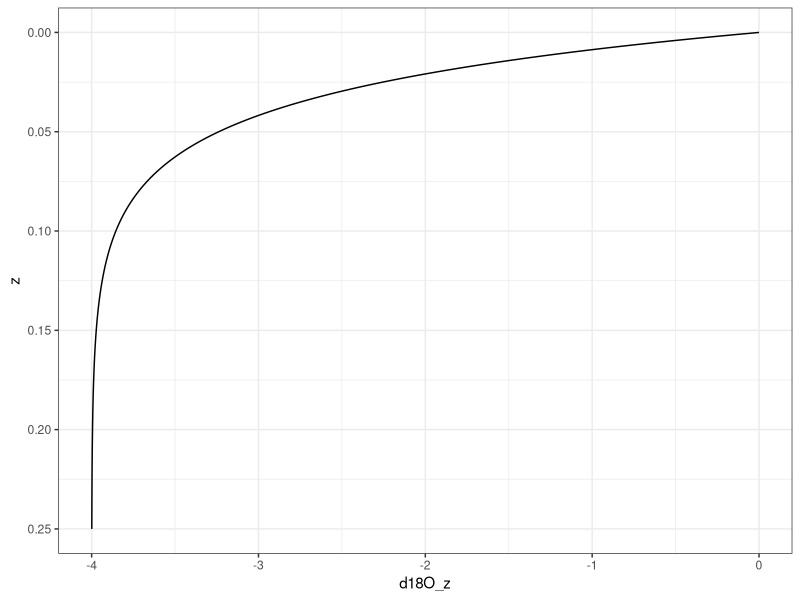
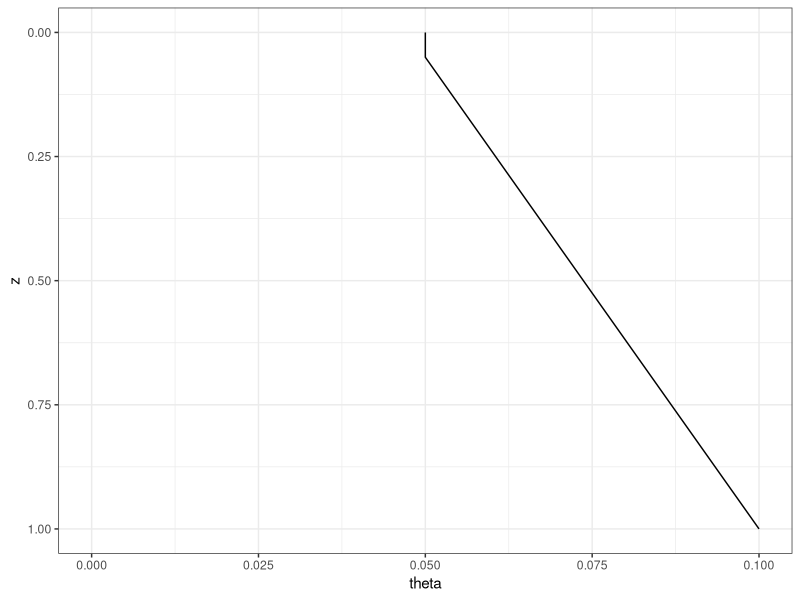
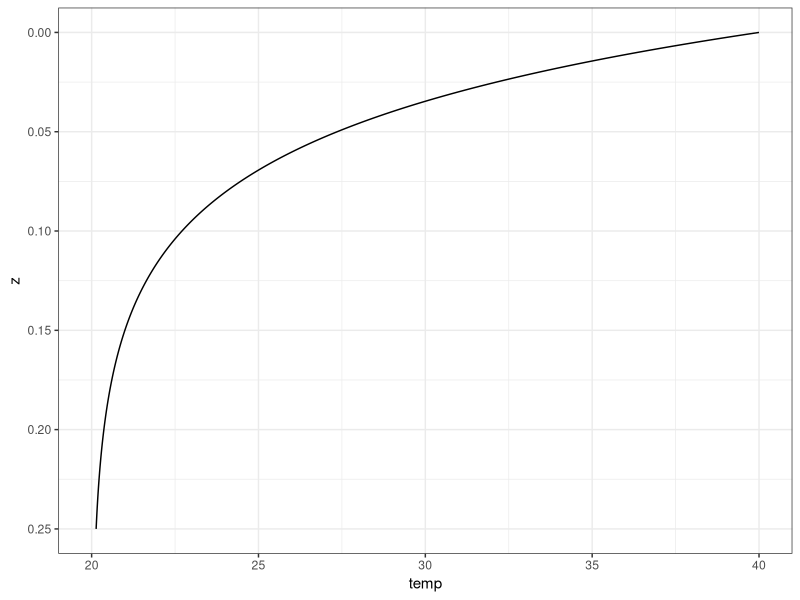

R code for these plots, in order: (Note: this script raises an error after producing the figures.)
## ---- chunk 1
library(tidyverse)
## ---- chunk 2
saturated_soil <- tibble(
  # set up 
  z = seq(0,.25, by = .001), #m
  
  #Oxygen isotope boundary conditions
  d18O_res = -4, #permil
  d18O_surface = 0, #permil
  
  #Soil boundary conditions
  E = 10E-9, #m/sec - this is just under 1 mm / day (0.864 mm/ day)
  p = 0.3, # porosity, unitless
  tau = 0.67, #toruosity, unitless
  theta = 0.3, #volumetric water content unitless
  D = 1.5E-9, #m^2 / sec from Barnes and Allison, 1988
  f = tau*theta,

  
  #calculated terms
  D_star = f*D,  #m^2 / sec
  z_l = D_star/E, #m
  d18O_z = d18O_res + (d18O_surface - d18O_res)*exp(-z/z_l) #permil
)

saturated_soil %>% ggplot()+aes(x = d18O_z, y = z) + geom_line()  + scale_y_reverse() + scale_x_continuous(limits = c(-4,0)) + theme_bw()
## ---- chunk 3
water_C <- tibble (
  z = seq (0,1, by = 0.001),
  theta = ifelse(z<=0.05, 0.05, (z+0.9)/19)
)
  
water_C %>% ggplot () + aes(x = theta, y = z) %>% geom_line()+scale_y_reverse()+scale_x_continuous(limits = c(0,.1)) + theme_bw()
## ---- chunk 4
vt_region <-  tibble(
  #the basics: 
  z = seq(0,.05, by = .001), #m
  temp = 20, #°C
  temp.K = temp + 273.15,
  rho = 997, #kg/m^3
  
  #fractionation factors:
  R = 8.314, #J/mol-K
  horita_d18O_eq = -7.685+6.7123*(1E3/temp.K)-1.6664*(1E6/temp.K^2)+0.35041*(1E9/temp.K^3), #Horita and Wesloski (2004), permil
  alpha_eq = exp(horita_d18O_eq/1000),
  epsilon_d18O_eq = (alpha_eq -1)*1000,
  alpha_kin = 1.025, 
  epsilon_kin = -25, #a pretty good gu-estimate based on Rothfuss et al (2012), permil
  
  #isotope boundary conditions: 
  d18O_res = -4, #permil
  d180_surface = 0, #permil
  d18O_a = -14, #permil
  
  #Soil boundary conditions
  h_a = 0.2, #relative humidity @ surface
  E = 10E-9, #m/sec
  p = 0.3, # porosity, unitless
  tau = 0.67, #toruosity, unitless
  theta = ifelse(z<=0.05, 0.05, (z+0.9)/19), #changes through the profile 
  N_sat = 0.017, #kg/m^2
  D = 1.5E-9, #m^2 / sec from Barnes and Allison, 1988
  D_v = 2.42E-5,
  f = tau*theta,
  D_star = f*D,  #m^2 / sec
  
  #liquid diffusion length scale 
  z_l = D_star/E, #m
  
  
  #kinetic fractionation terms: 
  eta = (1-h_a)/epsilon_kin,
  z_bar = (N_sat*D_v)/(rho*E),
  
  
  diffusion_term  = (eta*(1+d18O_res)) + (d18O_res - d18O_a),
  humidity_term = (z/ (z+h_a*z_bar)),
  d18O =  (d18O_a + epsilon_d18O_eq + diffusion_term*humidity_term)/alpha_eq
  
)
## ---- chunk 5
lt_region <- tibble (
  z = seq (.051, 1, by=0.001),
  z_ef = 0.05, #m
  temp = 20, #°C
  temp.K = temp + 273.15,
  rho = 997, #kg/m^3
  
  #fractionation factors:
  R = 8.314, #J/mol-K
  horita_d18O_eq = -7.685+6.7123*(1E3/temp.K)-1.6664*(1E6/temp.K^2)+0.35041*(1E9/temp.K^3), #Horita and Wesloski (2004), permil
  alpha_eq = exp(horita_d18O_eq/1000),
  epsilon_d18O_eq = (alpha_eq -1)*1000,
  alpha_kin = 0.975, 
  epsilon_kin = -25, #permil, average based on Rothfuss et al., 2012
  
  #isotope boundary conditions: 
  d18O_res = -4, #permil
  d18O_surface = 0, #permil
  d18O_a = -14, #permil

  #Soil boundary conditions
  E = 10E-10, #m/sec
  p = 0.3, # porosity, unitless
  tau = 0.67, #toruosity, unitless
  theta = ifelse(z<=0.05, 0.05, (z+0.9)/19), #changes through the profile
  N_sat = 0.017, #kg/m^2
  D = 1.5E-9, #m^2 / sec from Barnes and Allison, 1988
  D_v = 2.42E-5,
  f = tau*theta,
  D_star = f*D,  #m^2 / sec
  g = tau*(1-theta), #this is an approximation (see 1988 paper, p 151)
  Dv_star = g*D_v,
  
  #length scales
  z_l = D_star/E, #m
  z_v = (alpha_eq*alpha_kin*Dv_star*N_sat)/(E*rho),
  k = z_l + z_v, 
  
  #equation 6 from 1988 paper: 
  d18O = d18O_res + (4.40 - d18O_res)*exp(-1/k*(z-z_ef))
)
  
## ---- chunk 6
d18O_profile <- bind_rows(vt_region, lt_region) %>% 
  select(z, d18O)




## ---- chunk 7
Temp_profile <- tibble(
  z = seq(0,1, by = 0.001),
  t_ave =  20,
  t_surface= 40,
  temp = t_ave + (t_surface - t_ave)*exp(-z/0.05)
  ) %>% 
    ggplot()+aes(x = temp, y = z) + geom_path()+scale_y_reverse(limits = c(0.25,0))+theme_bw()

Temp_profile
## ---- chunk 8
vt_ni <-  tibble(
  #the basics: 
  z = seq(0,0.05, by = .001), #m
  t_ave =  20,
  t_surface= 40,
  temp = t_ave + (t_surface - t_ave)*exp(-z/0.05),
  temp.K = temp + 273.15,
  rho = 997, #kg/m^3
  
  #fractionation factors:
  R = 8.314, #J/mol-K
  horita_d18O_eq = -7.685+6.7123*(1E3/temp.K)-1.6664*(1E6/temp.K^2)+0.35041*(1E9/temp.K^3), #Horita and Wesloski (2004), permil
  alpha_eq = exp(horita_d18O_eq/1000),
  epsilon_d18O_eq = (alpha_eq -1)*1000,
  alpha_kin = .975, 
  epsilon_kin = -25, #permil
  
  #isotope boundary conditions: 
  d18O_res = -4, #permil
  d180_surface = 0, #permil
  d18O_a = -14, #permil
  
  #Soil boundary conditions
  h_a = 0.2, #relative humidity @ surface
  E = 10E-9, #m/sec
  p = 0.3, # porosity, unitless
  tau = 0.67, #toruosity, unitless
  theta = ifelse(z<=0.05, 0.05, (z+0.9)/19), #changes through the profile 
  N_sat = 0.017, #kg/m^2
  D = 1.5E-9, #m^2 / sec from Barnes and Allison, 1988
  D_v = 2.42E-5,
  f = tau*theta,
  D_star = f*D,  #m^2 / sec
  
  #liquid diffusion length scale 
  z_l = D_star/E, #m
  
  
  #kinetic fractionation terms: 
  eta = (1-h_a)/epsilon_kin,
  z_bar = (N_sat*D_v)/(rho*E),
  
  diffusion_term  = (eta*(1+d18O_res)) + (d18O_res - d18O_a),
  humidity_term = (z/ (z+h_a*z_bar)),
  d18O_summer =  (d18O_a + epsilon_d18O_eq + diffusion_term*humidity_term)/alpha_eq
  
)
## ---- chunk 9
lt_ni <- tibble (
  z = seq (.051, 1, by=0.001),
  z_ef = 0.05, #m
  t_ave =  20,
  t_surface= 40,
  temp = t_ave + (t_surface - t_ave)*exp(-z/0.05),
  temp.K = temp + 273.15,
  rho = 997, #kg/m^3
  
  #fractionation factors:
  R = 8.314, #J/mol-K
  epsilon_d18O_eq = -7.685+6.7123*(1E3/temp.K)-1.6664*(1E6/temp.K^2)+0.35041*(1E9/temp.K^3),
  alpha_eq = exp(epsilon_d18O_eq/1000),
  alpha_kin = 0.975, 
  epsilon_kin = -25, #permil, average based on Rothfuss et al., 2012
  
  #isotope boundary conditions: 
  d18O_res = -4, #permil
  d18O_surface = 0, #permil
  d18O_a = -14, #permil

  #Soil boundary conditions
  E = 10E-10, #m/sec
  p = 0.3, # porosity, unitless
  tau = 0.67, #toruosity, unitless
  theta = ifelse(z<=0.05, 0.05, (z+0.9)/19), #changes through the profile
  N_sat = 0.017, #kg/m^2
  D = 1.5E-9, #m^2 / sec from Barnes and Allison, 1988
  D_v = 2.42E-5,
  f = tau*theta,
  D_star = f*D,  #m^2 / sec
  g = tau*(1-theta), #this is an approximation (see 1988 paper, p 151)
  Dv_star = g*D_v,
  
  #length scales
  z_l = D_star/E, #m
  z_v = (alpha_eq*alpha_kin*Dv_star*N_sat)/(E*rho),
  k = z_l + z_v, 
  
  #equation 6 from 1988 paper: 
  d18O_summer = d18O_res + (3.78 - d18O_res)*exp(-1/k*(z-z_ef))
)

ni_profile <- bind_rows(vt_ni,lt_ni) %>% select (z, d18O_summer) 
## ---- chunk 10
d18O_profile_compare <- bind_cols(d18O_profile, ni_profile) %>% 
  pivot_longer(c(d18O, d18O_summer)) %>%   
    ggplot()+
    aes(x = value, y = z, color = name) + 
    geom_path()+
    scale_y_reverse()+
    theme_bw()

d18O_profile_compare
